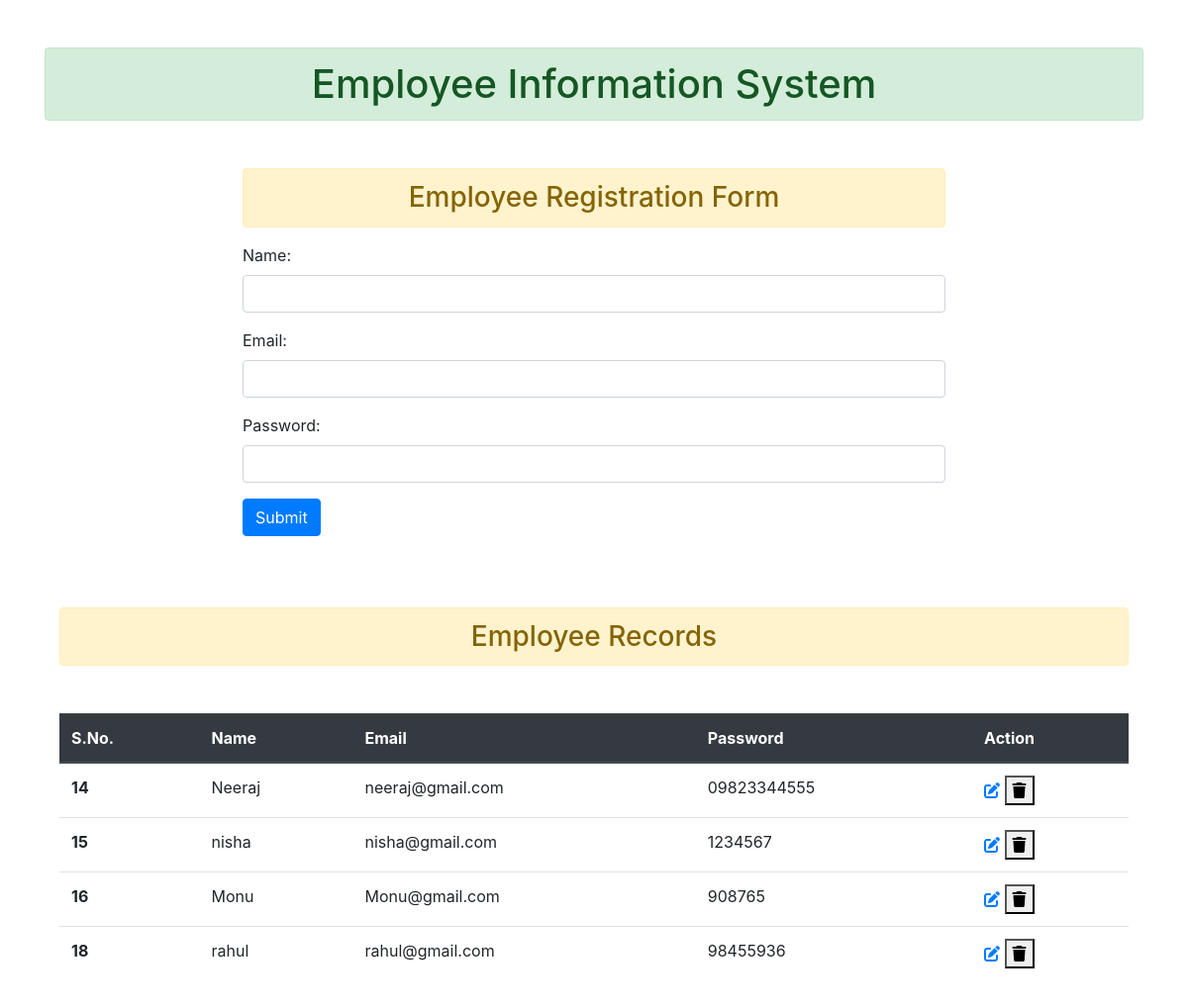
The page / on the database its author committed.
### app1/models.py (models this page shows, shortened)
class Employee(models.Model):
    name=models.CharField(max_length=25,null=True)
    email=models.EmailField(max_length=60,null=True)
    password=models.CharField(max_length=12,null=True)

### app1/views.py (the view)
# urls.py: 2. Add a URL to urlpatterns:  path('', Home.as_view(), name='home')
def Home(request):
    form=EmployeeForm()
    if request.method=='POST':
        form=EmployeeForm(request.POST)
        form.save()
        form=EmployeeForm()
    data=Employee.objects.all()
    context={
        'form':form,
        'data':data,
    }
    return render(request,'app1/index.html',context)

### app1/forms.py
class EmployeeForm(ModelForm):
    class Meta:
        model=Employee
        fields='__all__'
        widgets={
            'name':forms.TextInput(attrs={'class':'form-control'}),
            'email':forms.TextInput(attrs={'class':'form-control'}),
            'password':forms.PasswordInput(attrs={'class':'form-control'},render_value=True)
        }

### templates/app1/index.html (shortened to what this page needs)
{% extends 'app1/base.html' %}
{% block content %}
<div class="container">
    <div class="row">
        <div class="col col-8 offset-2">
                <h3 class="alert alert-warning text-center">Employee Registration Form</h3>
    <form  method="post">
        {{form.as_p}}
        <input type="submit" value="Submit" class="btn btn-primary">
    </form>
</div>
</div>
<br><br><br>
<h3 class="alert alert-warning text-center">Employee Records</h3>
<table class="table my-5">
    <thead class="thead-dark">
      <tr>
        <th scope="col">S.No.</th>
        <th scope="col">Name</th>
        <th scope="col">Email</th>
        <th scope="col">Password</th>
        <th scope="col">Action</th>
      </tr>
    </thead>
    <tbody>
    {% for i in data  %}
      <tr>
        <th scope="row">{{i.id}}</th>
        <td>{{i.name}}</td>
        <td>{{i.email}}</td>
        <td>{{i.password}}</td>
        <td>
            <a href="{% url 'update' i.id %}">
            <i class="fa-solid fa-pen-to-square"></i>
        </a>
        <form action="{% url  'delete' i.id %}" method="post" class="d-inline">
            <button type="submit">
                <i class="fa-solid fa-trash "></i>
            </button>
        </form>
        </td>
      </tr>
      {% endfor %}
    </tbody>
  </table>
</div>
{% endblock content %}

### templates/app1/base.html (shortened to what this page needs)
<!doctype html>
<html lang="en">
  <head>
    <link rel="stylesheet" href="https://cdn.jsdelivr.net/npm/bootstrap@4.3.1/dist/css/bootstrap.min.css">
  </head>
  <body>
    <div class="container">
    <h1 class="alert alert-success my-5 text-center">Employee Information System</h1>
    {% block content %}
    {% endblock content %}
</div>
  </body>
</html>

### rows shown on the page
Employee: id "14", name "Neeraj", email "neeraj@gmail.com", password "09823344555"
Employee: id "15", name "nisha", email "nisha@gmail.com", password "1234567"
Employee: id "16", name "Monu", email "Monu@gmail.com", password "908765"
Employee: id "18", name "rahul", email "rahul@gmail.com", password "98455936"
